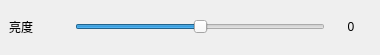
          <widget class="QWidget" name="widget_15" native="true">
           <property name="maximumSize">
            <size>
             <width>16777215</width>
             <height>55</height>
            </size>
           </property>
           <property name="styleSheet">
            <string notr="true">QLabel
{
	background-color: rgba(209, 209, 209, 100);
	font: 18px &quot;Alibaba PuHuiTi&quot;;
}</string>
           </property>
           <layout class="QGridLayout" name="gridLayout_10">
            <property name="leftMargin">
             <number>0</number>
            </property>
            <property name="topMargin">
             <number>0</number>
            </property>
            <property name="rightMargin">
             <number>0</number>
            </property>
            <property name="bottomMargin">
             <number>0</number>
            </property>
            <item row="0" column="0">
             <layout class="QHBoxLayout" name="horizontalLayout_25">
              <property name="leftMargin">
               <number>9</number>
              </property>
              <property name="rightMargin">
               <number>9</number>
              </property>
              <item>
               <widget class="QLabel" name="label_luminance">
                <property name="minimumSize">
                 <size>
                  <width>60</width>
                  <height>0</height>
                 </size>
                </property>
                <property name="maximumSize">
                 <size>
                  <width>60</width>
                  <height>20</height>
                 </size>
                </property>
                <property name="styleSheet">
                 <string notr="true">	background:transparent;</string>
                </property>
                <property name="text">
                 <string>亮度</string>
                </property>
                <property name="alignment">
                 <set>Qt::AlignLeading|Qt::AlignLeft|Qt::AlignVCenter</set>
                </property>
               </widget>
              </item>
              <item>
               <widget class="QSlider" name="LuminanceSlider">
                <property name="minimumSize">
                 <size>
                  <width>250</width>
                  <height>0</height>
                 </size>
                </property>
                <property name="maximumSize">
                 <size>
                  <width>250</width>
                  <height>16777215</height>
                 </size>
                </property>
                <property name="minimum">
                 <number>-100</number>
                </property>
                <property name="maximum">
                 <number>100</number>
                </property>
                <property name="orientation">
                 <enum>Qt::Horizontal</enum>
                </property>
               </widget>
              </item>
              <item>
               <widget class="QLabel" name="label_luminanceValue">
                <property name="minimumSize">
                 <size>
                  <width>40</width>
                  <height>0</height>
                 </size>
                </property>
                <property name="maximumSize">
                 <size>
                  <width>40</width>
                  <height>20</height>
                 </size>
                </property>
                <property name="styleSheet">
                 <string notr="true">QLabel
{
	background-color: transparent;
	font: 16px &quot;Alibaba PuHuiTi&quot;;
}</string>
                </property>
                <property name="text">
                 <string>0</string>
                </property>
                <property name="alignment">
                 <set>Qt::AlignCenter</set>
                </property>
               </widget>
              </item>
             </layout>
            </item>
           </layout>
          </widget>
